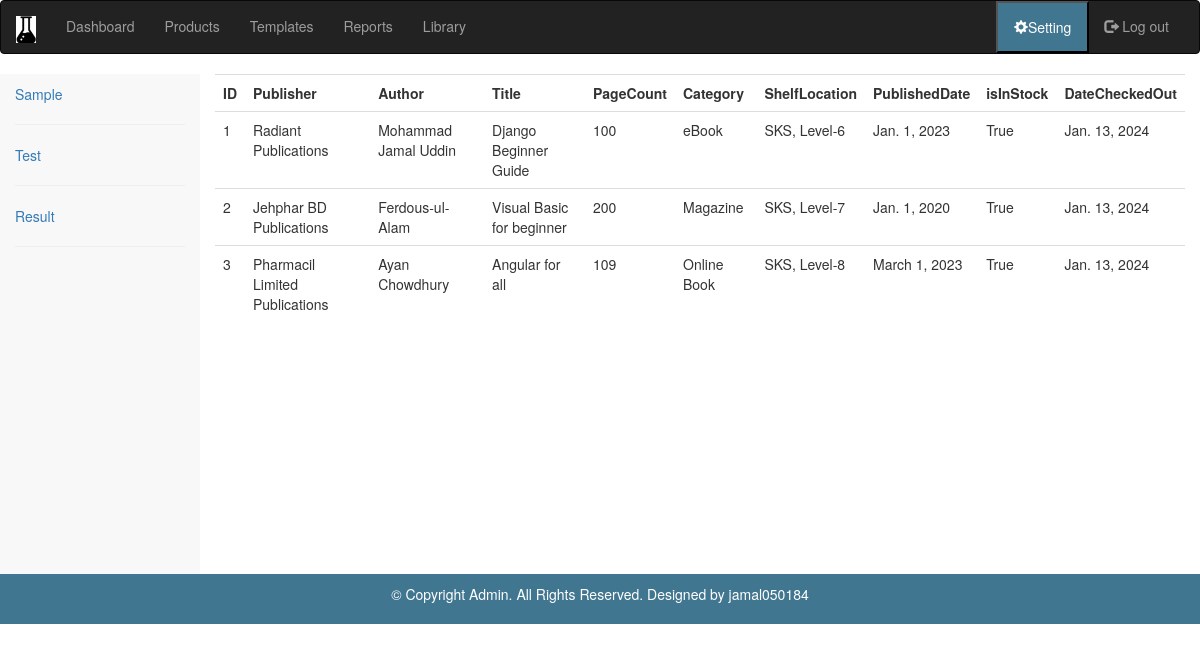
/library/, run on the app's committed database.
### app_jlims/models.py (models this page shows, shortened)
class Library(models.Model):
   id = models.AutoField(primary_key=True, verbose_name='ID')
   publisher = models.CharField(max_length = 50, verbose_name='Publisher')
   author = models.CharField(max_length = 50, verbose_name='Author')
   title = models.CharField(max_length = 100, verbose_name='Title')
   pageCount= models.IntegerField(default=10, verbose_name='Page Count')
   category = models.CharField(max_length = 50, verbose_name='Category')
   shelfLocation = models.CharField(max_length = 50, verbose_name='Shelf Location')
   publishedDate = models.DateField(verbose_name='Published Date')
   isInStock = models.BooleanField(default=True, verbose_name='is in stock')
   dateCheckedOut = models.DateField(verbose_name='Date Checked Out', auto_now=True)

### app_jlims/views.py (the view)
# urls.py: path('library/', views.librarypage, name='librarypage'),
def librarypage(request):
  mydata = Library.objects.all().values()
  template = loader.get_template('t_app_jlims/library.html')
  context = {
    'mybooks': mydata,
  }
  return HttpResponse(template.render(context, request))

### templates/t_app_jlims/library.html (shortened to what this page needs)
{% extends "t_app_jlims/base.html" %}
{% block body %}
<table class="table table-sm table-hover">
    <tr>
      <th scope="col">ID</th>
      <th scope="col">Publisher</th>
      <th scope="col">Author</th>
      <th scope="col">Title</th>
      <th scope="col">PageCount</th>
      <th scope="col">Category</th>
      <th scope="col">ShelfLocation</th>
      <th scope="col">PublishedDate</th>
      <th scope="col">isInStock</th>
      <th scope="col">DateCheckedOut</th>
    </tr>
    {% for x in mybooks %}
      <tr>
        <td>{{ x.id }}</td>
        <td>{{ x.publisher }}</td>
        <td>{{ x.author }}</td>
        <td>{{ x.title }}</td>
        <td>{{ x.pageCount }}</td>
        <td>{{ x.category }}</td>
        <td>{{ x.shelfLocation }}</td>
        <td>{{ x.publishedDate }}</td>
        <td>{{ x.isInStock }}</td>
        <td>{{ x.dateCheckedOut }}</td>
      </tr>
    {% endfor %}
  </table>
{% endblock body %}

### templates/t_app_jlims/base.html (shortened to what this page needs)
<!DOCTYPE html>
{% load static %}
<html lang="en">
<head>
  <link rel="stylesheet" href="{% static 'css/style.css' %}">
  <link rel="stylesheet" href="https://maxcdn.bootstrapcdn.com/bootstrap/3.4.1/css/bootstrap.min.css">
</head>
<body>
  <nav class="navbar navbar-inverse">
    <div class="container-fluid">
      <div class="navbar-header">
        <a class="navbar-brand" ><img src="{% static 'images/lab.png' %}"></a>
      </div>
      <div class="collapse navbar-collapse" id="myNavbar" >
        <ul class="nav navbar-nav">
          <li><a href="#">Dashboard</a></li>
          <li><a href="#">Products</a></li>
          <li><a href="#">Templates</a></li>
          <li><a href="#">Reports</a></li>
          <li><a href="library">Library</a></li>
        </ul>
        <ul class="nav navbar-nav navbar-right">
          <li>
            <div class="dropdown">
                <button class="dropbtn">
                </i><span class="glyphicon glyphicon-cog"></span>Setting
                </button>
            </div>
        </li>
        <li><a href="logout"><span class="glyphicon glyphicon-log-out"></span> Log out</a></li>
        </ul>
      </div>
    </div>
  </nav>
<div class="container-fluid text-center">
  <div class="row content">
    <div class="col-sm-2 sidenav text-left">
      {% block sidebar %}
        <a href="#">Sample</a><hr>
        <a href="#">Test</a><hr>
        <a href="#">Result</a><hr>
      {% endblock sidebar %}
    </div>
    <div class="col-sm-10 text-left">
      {% block body %}{% endblock body %}
    </div>
  </div>
</div>
<footer class="container-fluid text-center">
  <p>© Copyright Admin. All Rights Reserved. Designed by jamal050184</p>
</footer>
</body>
</html>

### static/css/style.css (style rules this page uses)
.navbar { margin-bottom: 0; border-radius: 0; background-color: #417690; color: white; }
.row.content { height: 500px }
.sidenav { padding: 10px; background-color: #f8f8f8; height: 100%; }
footer { background-color: #417690; color: white; padding: 10px; }
.dropdown .dropbtn { padding: 14px 16px; background-color: #417690; }

### data on the page
Library: id "1", publisher "Radiant Publications", author "Mohammad Jamal Uddin", title "Django Beginner Guide", pageCount "100", category "eBook", shelfLocation "SKS, Level-6", publishedDate "Jan. 1, 2023", isInStock "True", dateCheckedOut "Jan. 13, 2024"
Library: id "2", publisher "Jehphar BD Publications", author "Ferdous-ul-Alam", title "Visual Basic for beginner", pageCount "200", category "Magazine", shelfLocation "SKS, Level-7", publishedDate "Jan. 1, 2020", isInStock "True", dateCheckedOut "Jan. 13, 2024"
Library: id "3", publisher "Pharmacil Limited Publications", author "Ayan Chowdhury", title "Angular for all", pageCount "109", category "Online Book", shelfLocation "SKS, Level-8", publishedDate "March 1, 2023", isInStock "True", dateCheckedOut "Jan. 13, 2024"
